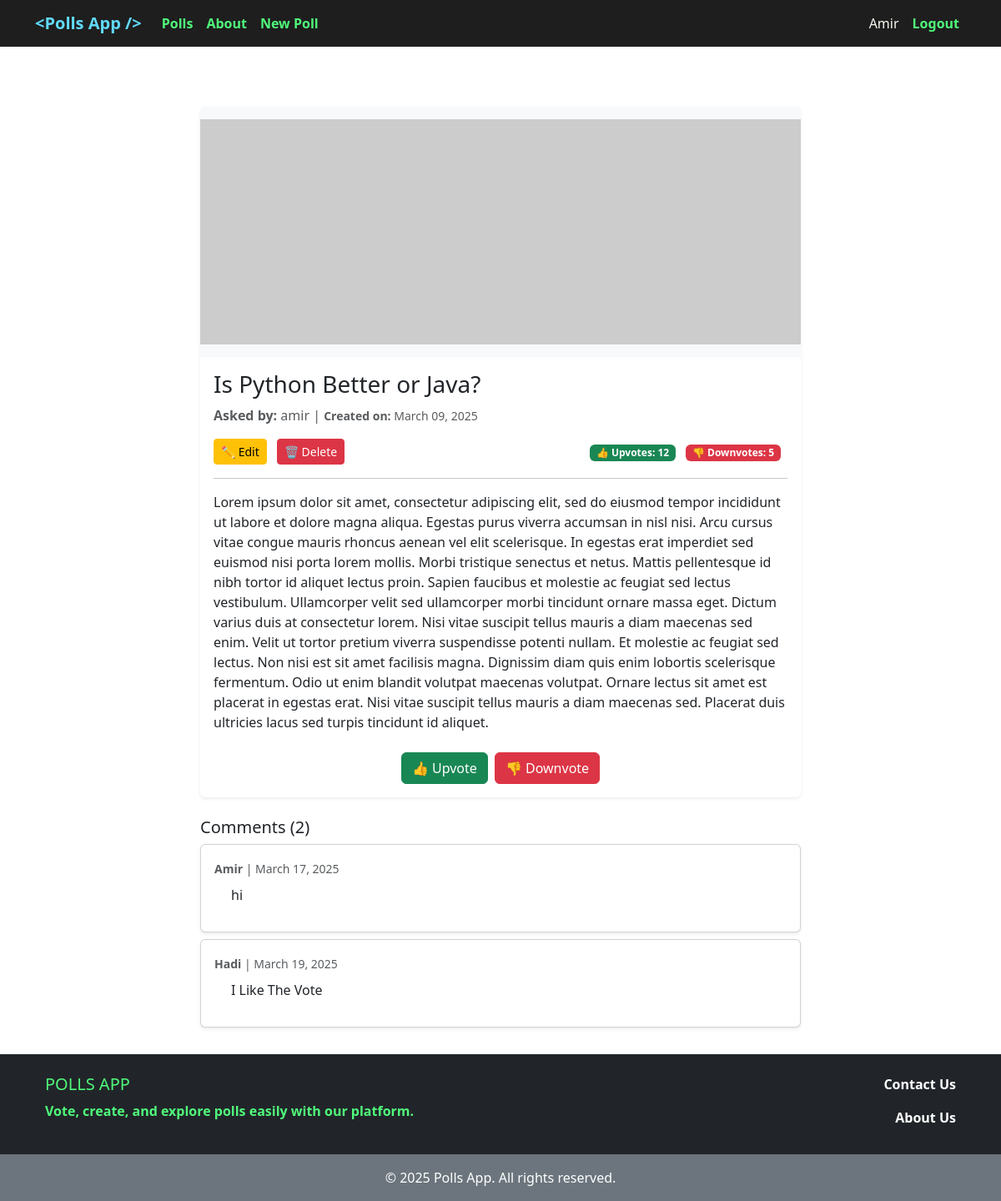
Page /poll/1/ (signed in) on the committed database.
### accounts/models.py (models this page shows)
class CustomUser(AbstractUser):
    ROLE_CHOICES = [
        ('M', 'Manager'),
        ('E', 'Employee'),
        ('S', 'Student'),
        ('O', 'Other'),
    ]
    role = models.CharField(choices=ROLE_CHOICES, max_length=1, default=ROLE_CHOICES[3][0])

### polls/models.py (models this page shows, shortened)
class Poll(models.Model):
    question = models.CharField(max_length=700)
    user = models.ForeignKey(get_user_model(), on_delete=models.CASCADE)
    description = models.TextField(blank=True)
    cover = models.ImageField(upload_to='covers/', blank=True)
    up_vote = models.PositiveIntegerField(default=0)
    down_vote = models.PositiveIntegerField(default=0)
    upvoted_by = models.ManyToManyField(get_user_model(), related_name='upvoted_polls', blank=True)
    downvoted_by = models.ManyToManyField(get_user_model(), related_name='downvoted_polls', blank=True)
    datetime_created = models.DateTimeField(auto_now_add=True)
    datetime_modified = models.DateTimeField(auto_now=True)

class Comment(models.Model):
    poll = models.ForeignKey('Poll', related_name='comments', on_delete=models.CASCADE)
    user = models.ForeignKey(get_user_model(), on_delete=models.CASCADE)
    body = models.TextField()
    is_active = models.BooleanField(default=True)
    datetime_created = models.DateTimeField(auto_now_add=True)
    datetime_modified = models.DateTimeField(auto_now=True)

### polls/views.py (the view)
# urls.py: path('poll/<int:pk>/', poll_detail_view, name='poll_detail'),
def poll_detail_view(request, pk):
    poll = get_object_or_404(Poll, pk=pk)
    comments = poll.comments.all()
    return render(request, 'polls/poll_detail.html', context={
        'poll': poll,
        'comments': comments,
    })

### polls/templates/polls/poll_detail.html (shortened to what this page needs)
{% extends '_base.html' %}
{% block content %}
    <div class="container mt-5">
        <div class="row justify-content-center">
            <div class="col-md-8">
                <div class="card shadow-sm border-0 rounded">
                    {% if poll.cover %}
                        <img src="{{ poll.cover.url }}" class="card-img-top img-fluid" alt="Poll Image">
                    {% else %}
                        <img src="https://placehold.co/800x300" class="card-img-top img-fluid"
                             alt="Poll image for {{ poll.question }}">
                    {% endif %}
                    <div class="card-body">
                        <h3 class="card-title">{{ poll.question }}</h3>
                        <p class="card-text text-muted">
                            <strong>Asked by:</strong> {{ poll.user }} |
                            <small><strong>Created on:</strong> {{ poll.datetime_created|date:"F d, Y" }}</small>
                        </p>
                        <div class="d-flex justify-content-between align-items-center">
                            {% if request.user == poll.user %}
                                <div>
                                    <a href="{% url 'poll_update' poll.pk %}" class="btn btn-warning btn-sm me-2">✏️ Edit</a>
                                    <a href="{% url 'poll_delete' poll.pk %}" class="btn btn-danger btn-sm">🗑️ Delete</a>
                                </div>
                            {% endif %}
                            <div>
                                <span class="badge bg-success">👍 Upvotes: {{ poll.up_vote }}</span>
                                <span class="badge bg-danger mx-2">👎 Downvotes: {{ poll.down_vote }}</span>
                            </div>
                        </div>
                        <hr>
                        <p>{{ poll.description }}</p>
                        <div class="mt-4 d-flex justify-content-center">
                            <div class="btn-group">
                                <form action="{% url 'poll_vote' poll.id %}" method="post">
                                    <button type="submit" class="btn btn-success">👍 Upvote</button>
                                </form>
                                <form action="{% url 'poll_down_vote' poll.id %}" method="post" class="ms-2">
                                    <button type="submit" class="btn btn-danger">👎 Downvote</button>
                                </form>
                            </div>
                        </div>
                    </div>
                </div>
                <div class="mt-4">
                    <h5>Comments ({{ comments|length }})</h5>
                    {% for comment in comments %}
                        <div class="card mb-2 shadow-sm">
                            <div class="card-body">
                                <small class="text-muted">
                                    <strong>{{ comment.user|capfirst }}</strong> | {{ comment.datetime_created|date:"F d, Y" }}
                                </small>
                                <p class="comment-text mt-2">{{ comment.body }}</p>
                            </div>
                        </div>
                    {% empty %}
                        <p class="text-muted">No comments yet.</p>
                    {% endfor %}
                </div>
            </div>
        </div>
    </div>
{% endblock content %}

### templates/_base.html (shortened to what this page needs)
<!doctype html>
<html lang="en">
<head>
    <link href="https://cdn.jsdelivr.net/npm/bootstrap@5.3.3/dist/css/bootstrap.min.css"
          rel="stylesheet"
>
</head>
<body>
<nav class="navbar navbar-expand-lg navbar-dark" style="background-color: #1e1e1e;">
    <div class="container">
        <a class="navbar-brand" href="{% url 'polls_list' %}" style="font-weight: bold; color: #61dafb;">&lt;Polls App /&gt;</a>
        <div class="collapse navbar-collapse" id="navbarNav">
            <ul class="navbar-nav">
                <li class="nav-item">
                    <a class="nav-link" href="{% url 'polls_list' %}"
                       style="color: #50fa7b; font-weight: bold;">Polls</a>
                </li>
                <li class="nav-item">
                    <a class="nav-link" href="{% url 'aboutus' %}" style="color: #50fa7b; font-weight: bold;">About</a>
                </li>
                <li class="nav-item">
                    <a class="nav-link" href="{% url 'poll_create' %}" style="color: #50fa7b; font-weight: bold;">New Poll</a>
                </li>
            </ul>
            <ul class="navbar-nav ms-auto">
                {% if user.is_authenticated %}
                    <li class="nav-item">
                        <span class="nav-link" style="color: #f8f8f2;">{{ user.username|capfirst }}</span>
                    </li>
                    <li class="nav-item">
                        <a class="nav-link" href="{% url 'account_logout' %}"
                           style="color: #50fa7b; font-weight: bold;">Logout</a>
                    </li>
                {% endif %}
            </ul>
        </div>
    </div>
</nav>
<div class="content-wrapper container my-4">
    {% block content %}{% endblock content %}
</div>
<footer class="text-center text-lg-start bg-dark text-white mt-auto">
    <div class="container p-4">
        <div class="row">
            <div class="col-md-6" style="color: #50fa7b; font-weight: bold;">
                <h5 class="text-uppercase">Polls App</h5>
                <p>Vote, create, and explore polls easily with our platform.</p>
            </div>
            <div class="col-md-6 text-md-end">
                <a href="https://github.com/amahadnejad" class="text-white text-decoration-none fw-bold d-block">
                    Contact Us
                </a>
                <a href="{% url 'aboutus' %}" class="text-white text-decoration-none fw-bold d-block mt-3">
                    About Us
                </a>
            </div>
        </div>
    </div>
    <div class="text-center p-3 bg-secondary">
        © 2025 Polls App. All rights reserved.
    </div>
</footer>
</body>
</html>

### templates/_base.html (style rules this page uses)
html, body { height: 100%; margin: 0; display: flex; flex-direction: column; }
.content-wrapper { flex: 1; }

### polls/templates/polls/poll_detail.html (style rules this page uses)
.card-img-top { width: 100%; height: 300px; object-fit: contain; background-color: #f8f9fa; }
.comment-text { margin-left: 20px; white-space: pre-line; }

### rows in the picture
CustomUser: username "Amir"
Poll: question "Is Python Better or Java?", user "amir", datetime_created "March 09, 2025", up_vote "12", down_vote "5", description "Lorem ipsum dolor sit amet, consectetur adipiscing elit, sed do eiusmod tempor incididunt ut labore et dolore magna aliqua. Egestas purus viverra accumsan in nisl nisi. Arcu cursus vitae congue mauris rhoncus aenean vel elit scelerisque. In egestas erat imperdiet sed euismod nisi porta lorem mollis. Morbi tristique senectus et netus. Mattis pellentesque id nibh tortor id aliquet lectus proin. Sapien faucibus et molestie ac feugiat sed lectus vestibulum. Ullamcorper velit sed ullamcorper morbi tincidunt ornare massa eget. Dictum varius duis at consectetur lorem. Nisi vitae suscipit tellus mauris a diam maecenas sed enim. Velit ut tortor pretium viverra suspendisse potenti nullam. Et molestie…"
Comment: user "Amir", datetime_created "March 17, 2025", body "hi"
Comment: user "Hadi", datetime_created "March 19, 2025", body "I Like The Vote"

### other values in the picture
{{ comments|length }} "2"
